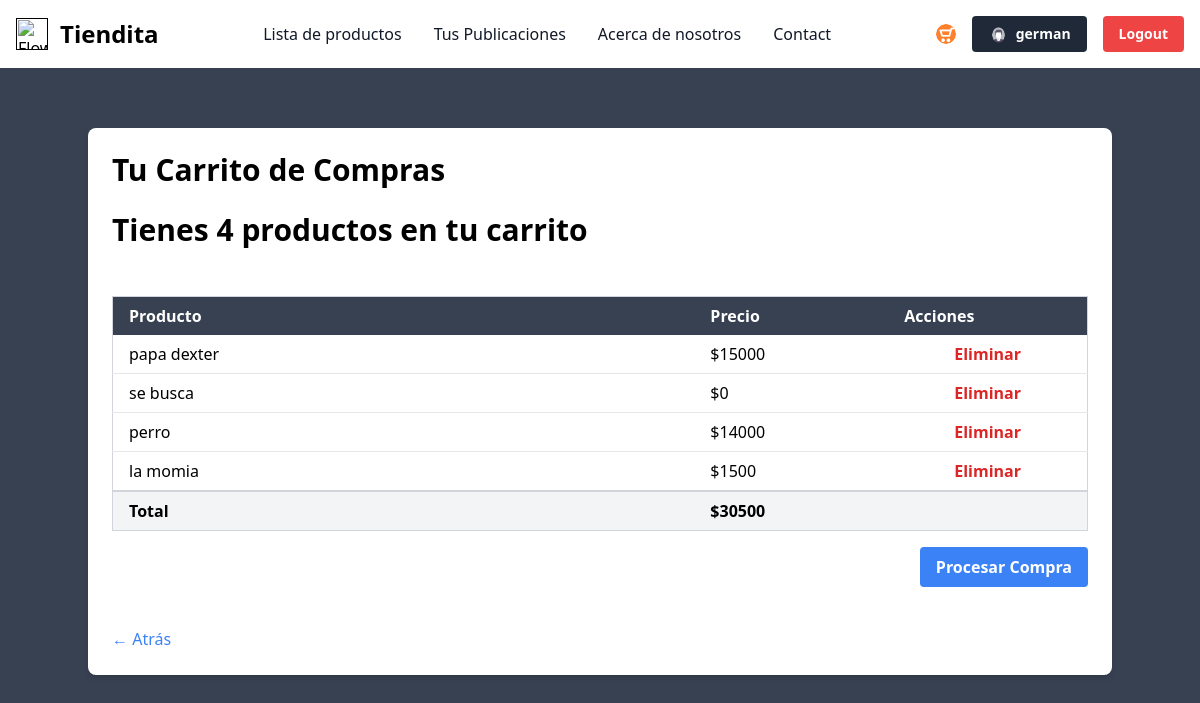
/tienda/carro-compra/1 (signed in), run on an earlier commit of the app's database.
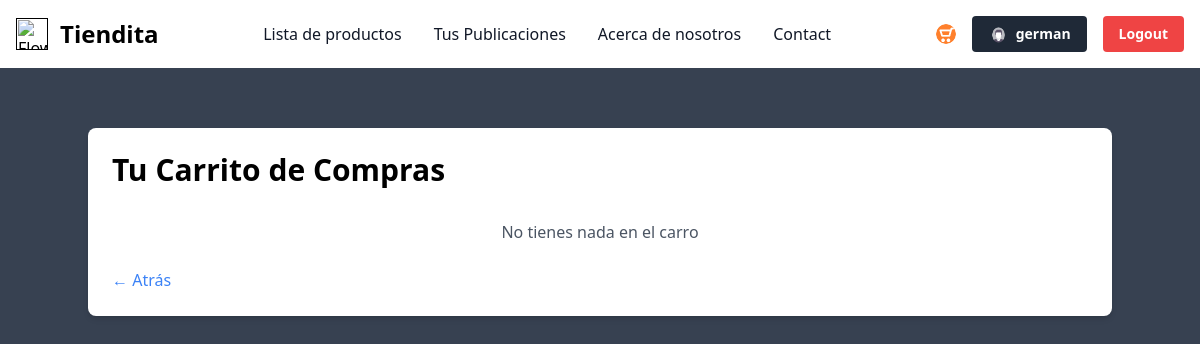
And on a later commit of the database.
### tienda/models.py (models this page shows, shortened)
class Compra(models.Model):
    nombreCompra = models.CharField(max_length=100, null=False)
    precioCompra = models.IntegerField(default=0, null=False)
    usuarioID = models.ForeignKey(User, on_delete=models.CASCADE)
    postID = models.ForeignKey(Post, on_delete=models.CASCADE)

### tienda/views.py (the view)
# urls.py: path("carro-compra/<int:user_id>", VerCarro.as_view(), name="carro"),
class VerCarro(View):
    def get(self, request, user_id, *args, **kwargs):
        compras = Compra.objects.filter(usuarioID__id=user_id)
        total_precio = sum(compra.precioCompra for compra in compras)
        total_compra = compras.count()
        context = {
            "compras": compras,
            "total_precio": total_precio,
            "total_compra": total_compra,
        }
        return render(request, "compras/carro_compra.html", context)

### templates/compras/carro_compra.html (shortened to what this page needs)
{% extends "base.html" %}
{% load static %}
{% block content %}
<div class="container mx-auto mt-32 p-6 bg-white shadow-md rounded-lg">
    <h2 class="text-3xl font-bold mb-6">Tu Carrito de Compras</h2>
    {% if not compras %}
        <p class="text-center text-gray-600 mt-8">No tienes nada en el carro</p>
    {% else %}
    {% if total_compra == 1 %}
        <h2 class="text-3xl font-bold mb-6">Tienes {{total_compra}} producto en tu carrito</h2>
    {% else %}
        <h2 class="text-3xl font-bold mb-6">Tienes {{total_compra}} productos en tu carrito</h2>
    {% endif %}
    <br>
    <div class="overflow-x-auto">
        <table class="min-w-full bg-white border border-gray-300">
            <thead class="bg-gray-700 text-white">
                <tr>
                    <th class="py-2 px-4 text-left" style="width: 300px;">Producto</th>
                    <th class="py-2 px-4 text-left" style="width: 100px;">Precio</th>
                    <th class="py-2 px-4 text-left" style="width: 100px;">Acciones</th>
                </tr>
            </thead>
            <tbody>
                {% for compra in compras %}
                <tr class="border-b border-gray-200">
                    <td class="py-2 px-4" style="width: 300px;">{{ compra.nombreCompra }}</td>
                    <td class="py-2 px-4" style="width: 100px;">${{ compra.precioCompra }}</td>
                    <td class="py-2 px-4" style="width: 100px;">
                        <div class="flex justify-center">
                            <a href="{% url 'tienda:delete_carro' compra.id %}" class="text-red-600 hover:text-red-800 font-bold">Eliminar</a>
                        </div>
                    </td>
                </tr>
                {% endfor %}
                <tr class="border-t-2 border-gray-300 bg-gray-100">
                    <td class="py-2 px-4 font-bold" >Total</td>
                    <td class="py-2 px-4 font-bold">${{ total_precio }}</td>
                    <td></td>
                </tr>
            </tbody>
        </table>
    </div>
    <form action="{% url 'tienda:procesar_compra' %}" method="POST" class="flex justify-end mt-4">
        <button type="submit" class="bg-blue-500 hover:bg-blue-700 text-white font-bold py-2 px-4 rounded">
            Procesar Compra
        </button>
    </form>
{% endif %}
<br>
<a href="{% url "tienda:home" %}" class="text-blue-500 hover:text-blue-700">
    &larr; Atrás
</a>
</div>
{% endblock content %}

### templates/base.html (shortened to what this page needs)
{% load static tailwind_tags %}
<html lang="en">
<head>
    {% tailwind_css %}
</head>
<body class="bg-gray-700">
<nav class="bg-white border-gray-200 dark:bg-gray-900 fixed top-0 left-0 w-full">
    <div class="max-w-screen-xl flex flex-wrap items-center justify-between mx-auto p-4">
    <a href="" class="flex items-center space-x-3 rtl:space-x-reverse">
        <img src="https://flowbite.com/docs/images/logo.svg" class="h-8" alt="Flowbite Logo" />
        <span class="self-center text-2xl font-semibold whitespace-nowrap dark:text-white">Tiendita</span>
    </a>
    <div class="flex items-center md:order-2 space-x-3 md:space-x-0 rtl:space-x-reverse">
    <div class="flex items-center">
      {% if user.is_authenticated %}
      <a href="{% url "tienda:carro" user.id %}">
      <img class="w-5 h-5 rounded-full" src="/media/images/carroBlanco2.png" alt=" img carro">
      </a>
      <a href="{% url 'tienda:usuario_detalle' user.pk %}">
        <button type="button" class="flex items-center text-sm ml-4 bg-gray-800 text-white font-bold  py-2 px-4 rounded" id="user-menu-button" aria-expanded="false" data-dropdown-toggle="user-dropdown" data-dropdown-placement="bottom">
            <img class="w-5 h-5 rounded-full" src="/media/images/usuario.png" alt="User Avatar">
            <span class="ml-2">{{ user.username  }}</span>
        </button>
      </a>
      <a href="{% url 'tienda:logout' %}" class="ml-4 text-sm bg-red-500 hover:bg-red-700 text-white font-bold py-2 px-4 rounded">Logout</a>
      {% endif %}
    </div>
    </div>
    <div class="items-center justify-between hidden w-full md:flex md:w-auto md:order-1" id="navbar-user">
      <ul class="flex flex-col font-medium p-4 md:p-0 mt-4 border border-gray-100 rounded-lg bg-gray-50 md:space-x-8 rtl:space-x-reverse md:flex-row md:mt-0 md:border-0 md:bg-white dark:bg-gray-800 md:dark:bg-gray-900 dark:border-gray-700">
        <li>
          <a href=" {% url "tienda:home" %}" class="block py-2 px-3 text-gray-900 rounded hover:bg-gray-100 md:hover:bg-transparent md:hover:text-blue-700 md:p-0 dark:text-white md:dark:hover:text-blue-500 dark:hover:bg-gray-700 dark:hover:text-white md:dark:hover:bg-transparent dark:border-gray-700">Lista de productos</a>
        </li>
        {% if user.is_authenticated %}
        <li>
          <a href="{% url "tienda:tusPost" user.id %}" class="block py-2 px-3 text-gray-900 rounded hover:bg-gray-100 md:hover:bg-transparent md:hover:text-blue-700 md:p-0 dark:text-white md:dark:hover:text-blue-500 dark:hover:bg-gray-700 dark:hover:text-white md:dark:hover:bg-transparent dark:border-gray-700">Tus Publicaciones</a>
        </li>
        {% endif %}
        <li>
          <a href="#" class="block py-2 px-3 text-gray-900 rounded hover:bg-gray-100 md:hover:bg-transparent md:hover:text-blue-700 md:p-0 dark:text-white md:dark:hover:text-blue-500 dark:hover:bg-gray-700 dark:hover:text-white md:dark:hover:bg-transparent dark:border-gray-700">Acerca de nosotros</a>
        </li>
        <li>
          <a href="#" class="block py-2 px-3 text-gray-900 rounded hover:bg-gray-100 md:hover:bg-transparent md:hover:text-blue-700 md:p-0 dark:text-white md:dark:hover:text-blue-500 dark:hover:bg-gray-700 dark:hover:text-white md:dark:hover:bg-transparent dark:border-gray-700">Contact</a>
        </li>
      </ul>
    </div>
    </div>
  </nav>
    {% block content %}{% endblock content %}
</body>
</html>

What changed in the data, as far as the page shows it:
removed Compra: nombreCompra "papa dexter", precioCompra "15000"
removed Compra: nombreCompra "se busca", precioCompra "0"
removed Compra: nombreCompra "perro", precioCompra "14000"
removed Compra: nombreCompra "la momia", precioCompra "1500"
Also different on the page:
{{ total_compra }}: "4" → (not shown)
{{ total_precio }}: "30500" → (not shown)
text no longer shown: "Tienes productos en tu carrito Producto Precio Acciones Total $ Procesar Compra"
text now shown: "No tienes nada en el carro"
